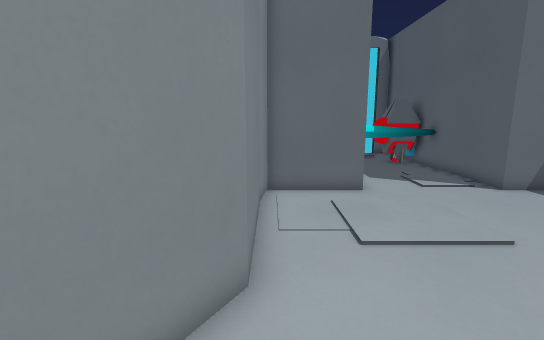
[1] (above)

12 first-person views from a walk through a 3-D level made in the Godot game engine. The camera is 1.4 m above the floor, tilts 10° down and sees 85° across. The floor is counted in squares, 0.5 m on a side. Each view is taken from the middle of a square. On the plan, view 1 faces up. The plan holds only what a view shows up to about 20 squares ahead; the rest is blank. The place goes on beyond the plan. Flat picture figures and markers are not drawn. Some surface patterns are stand-ins.

[2]
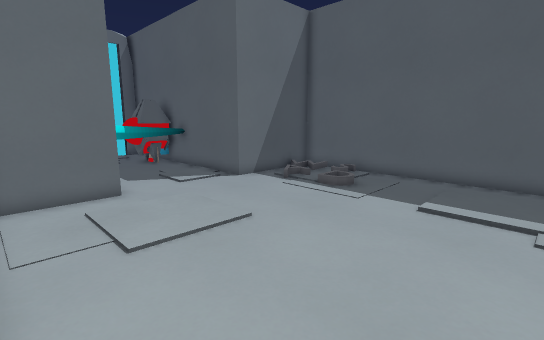

[3]
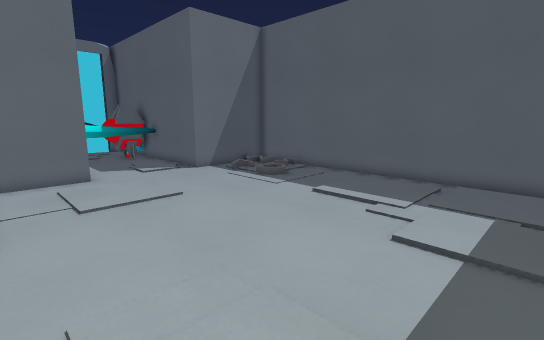

[4]
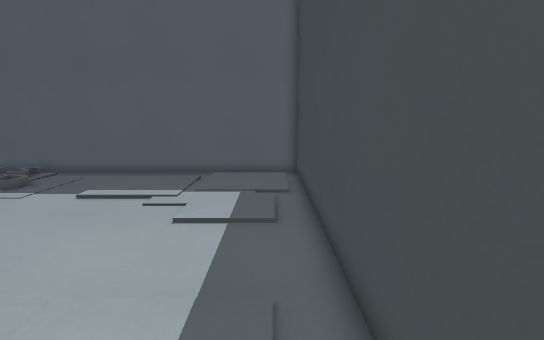

[5]
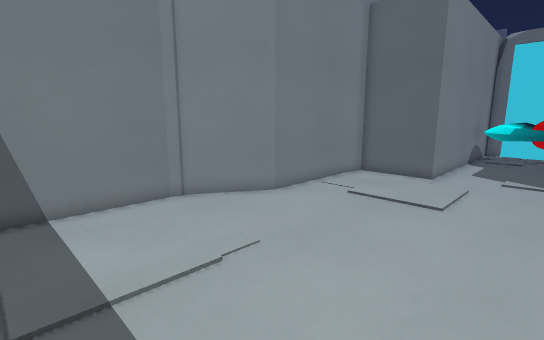

[6]
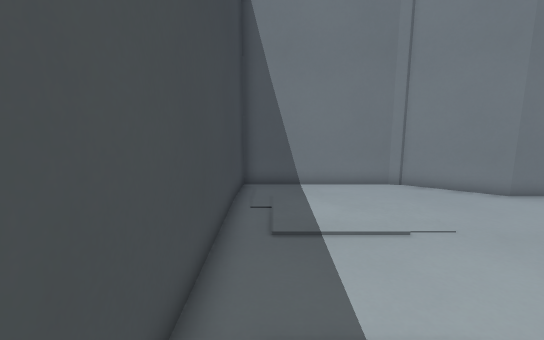

[7]
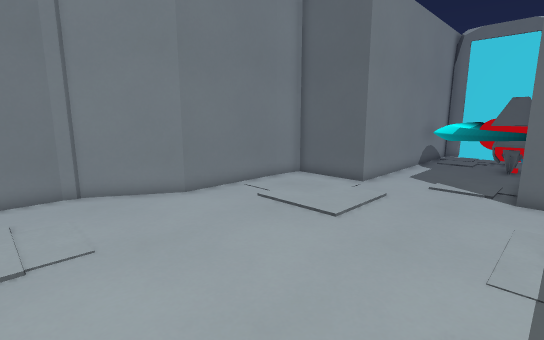

[8]
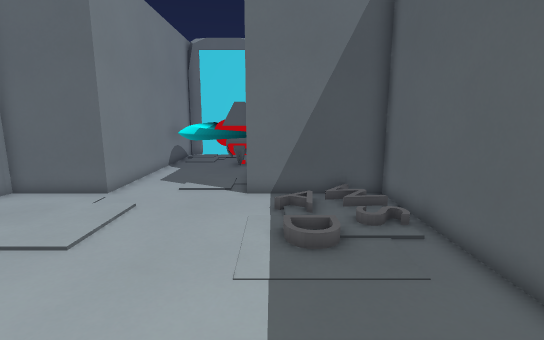

[9]
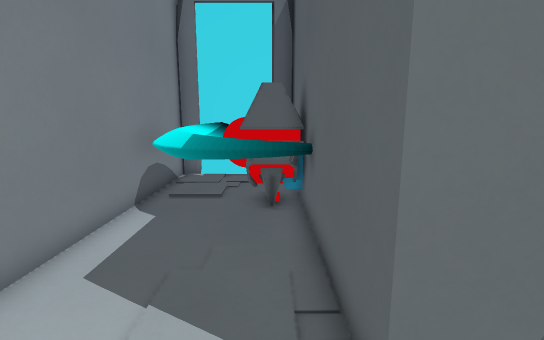

[10]
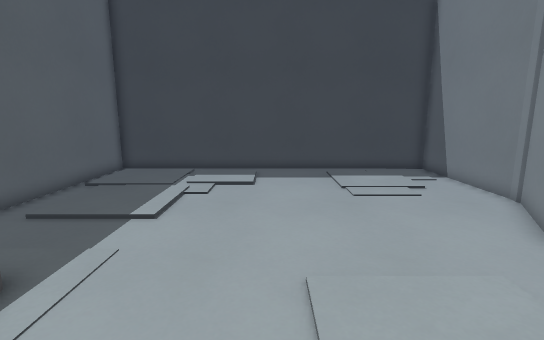

[11]
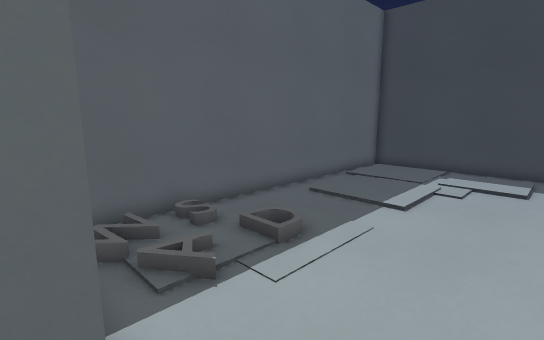

[12]
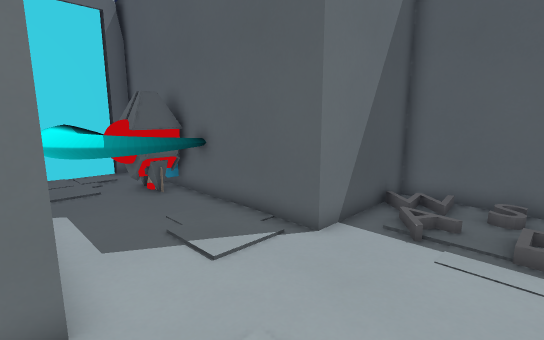

### Floor plan
Key: @ floor where view 1 was taken; # wall or solid block; . floor; / step, stairs or slope; = window, fence, low wall or low ledge; ^ raised ledge; R drone; O other object.
Columns run from 2 left of view 1 to 14 right of it. Each row starts with its distance up from view 1.
 19       ^^OR##
 18       #^ R##
 17       #^^^^#
 16       #.=^^#
 15       #....#
 14       #....#
 13       #....#
 12      ##....#
 11   ####.....######
 10   #..........///#
  9   #.........//..#
  8   #.............#
  7   #.............#
  6   #.............#
  5  ##.............#
  4  #..............#
  3 ##..............#
  2 #...............#
  1 #...............#
  0 #.@.............#
 -1 #...............#
 -2 #...............#
 -3 #...............#
 -4 #...............#
 -5 #################

Positions as (right, up) in squares from view 1, and headings:
1: (0, 0), facing up
2: (0, 0), facing up-right
3: (0, -4), facing up-right
4: (-1, -4), facing right
5: (8, -4), facing up-left
6: (10, -4), facing left
7: (10, -1), facing up-left
8: (10, 0), facing up
9: (8, 9), facing up
10: (6, 11), facing down
11: (6, 12), facing down-right
12: (3, 7), facing up-right
